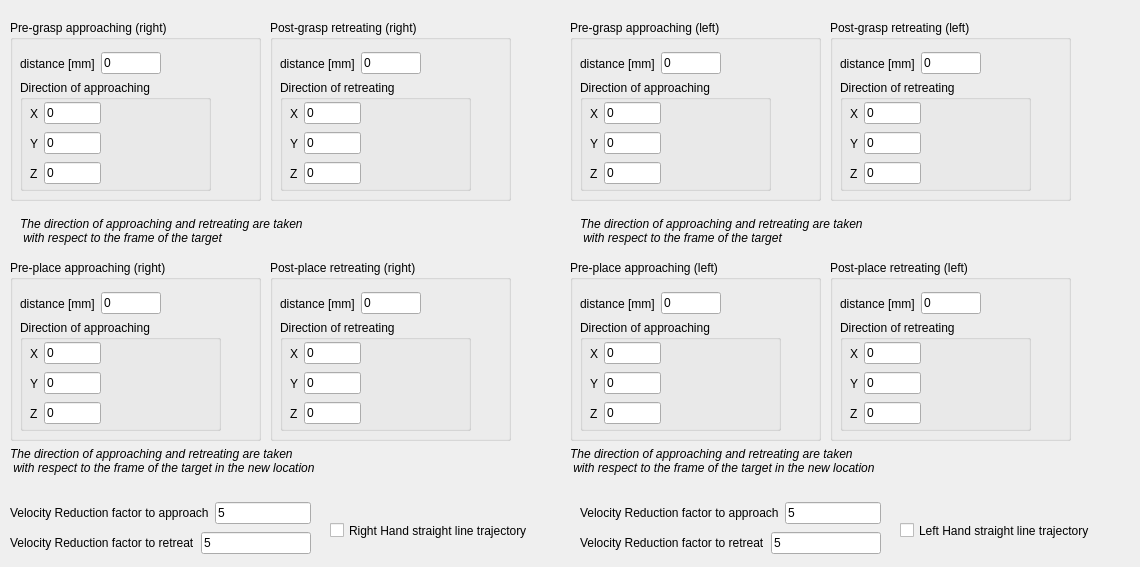
   <widget class="QWidget" name="tab_huml_pick">
    <attribute name="title">
     <string>Pick &amp;&amp; Place settings</string>
    </attribute>
    <widget class="QGroupBox" name="groupBox_pre_grasp_right">
     <property name="geometry">
      <rect>
       <x>10</x>
       <y>20</y>
       <width>251</width>
       <height>181</height>
      </rect>
     </property>
     <property name="title">
      <string>Pre-grasp approaching (right)</string>
     </property>
     <widget class="QWidget" name="layoutWidget_dist">
      <property name="geometry">
       <rect>
        <x>10</x>
        <y>30</y>
        <width>141</width>
        <height>27</height>
       </rect>
      </property>
      <layout class="QHBoxLayout" name="horizontalLayout_16">
       <item>
        <widget class="QLabel" name="label_31">
         <property name="text">
          <string>distance [mm]</string>
         </property>
        </widget>
       </item>
       <item>
        <widget class="QLineEdit" name="lineEdit_pre_grasp_dist_right">
         <property name="text">
          <string>0</string>
         </property>
        </widget>
       </item>
      </layout>
     </widget>
     <widget class="QGroupBox" name="groupBox_9">
      <property name="geometry">
       <rect>
        <x>10</x>
        <y>60</y>
        <width>191</width>
        <height>111</height>
       </rect>
      </property>
      <property name="title">
       <string>Direction of approaching</string>
      </property>
      <widget class="QWidget" name="layoutWidget_12">
       <property name="geometry">
        <rect>
         <x>10</x>
         <y>50</y>
         <width>71</width>
         <height>27</height>
        </rect>
       </property>
       <layout class="QHBoxLayout" name="horizontalLayout_29">
        <item>
         <widget class="QLabel" name="label_97">
          <property name="text">
           <string>Y</string>
          </property>
         </widget>
        </item>
        <item>
         <widget class="QLineEdit" name="lineEdit_pre_grasp_y_right">
          <property name="text">
           <string>0</string>
          </property>
         </widget>
        </item>
       </layout>
      </widget>
      <widget class="QWidget" name="layoutWidget_13">
       <property name="geometry">
        <rect>
         <x>10</x>
         <y>80</y>
         <width>71</width>
         <height>27</height>
        </rect>
       </property>
       <layout class="QHBoxLayout" name="horizontalLayout_30">
        <item>
         <widget class="QLabel" name="label_98">
          <property name="text">
           <string>Z</string>
          </property>
         </widget>
        </item>
        <item>
         <widget class="QLineEdit" name="lineEdit_pre_grasp_z_right">
          <property name="text">
           <string>0</string>
          </property>
         </widget>
        </item>
       </layout>
      </widget>
      <widget class="QWidget" name="layoutWidget_eng_tol_pos_3">
       <property name="geometry">
        <rect>
         <x>10</x>
         <y>20</y>
         <width>71</width>
         <height>27</height>
        </rect>
       </property>
       <layout class="QHBoxLayout" name="horizontalLayout_31">
        <item>
         <widget class="QLabel" name="label_99">
          <property name="text">
           <string>X</string>
          </property>
         </widget>
        </item>
        <item>
         <widget class="QLineEdit" name="lineEdit_pre_grasp_x_right">
          <property name="text">
           <string>0</string>
          </property>
         </widget>
        </item>
       </layout>
      </widget>
     </widget>
    </widget>
    <widget class="QGroupBox" name="groupBox_post_grasp_right">
     <property name="geometry">
      <rect>
       <x>270</x>
       <y>20</y>
       <width>241</width>
       <height>181</height>
      </rect>
     </property>
     <property name="title">
      <string>Post-grasp retreating (right)</string>
     </property>
     <widget class="QWidget" name="layoutWidget_dist_2">
      <property name="geometry">
       <rect>
        <x>10</x>
        <y>30</y>
        <width>141</width>
        <height>27</height>
       </rect>
      </property>
      <layout class="QHBoxLayout" name="horizontalLayout_18">
       <item>
        <widget class="QLabel" name="label_33">
         <property name="text">
          <string>distance [mm]</string>
         </property>
        </widget>
       </item>
       <item>
        <widget class="QLineEdit" name="lineEdit_post_grasp_dist_right">
         <property name="text">
          <string>0</string>
         </property>
        </widget>
       </item>
      </layout>
     </widget>
     <widget class="QGroupBox" name="groupBox_10">
      <property name="geometry">
       <rect>
        <x>10</x>
        <y>60</y>
        <width>191</width>
        <height>111</height>
       </rect>
      </property>
      <property name="title">
       <string>Direction of retreating</string>
      </property>
      <widget class="QWidget" name="layoutWidget_14">
       <property name="geometry">
        <rect>
         <x>10</x>
         <y>50</y>
         <width>71</width>
         <height>27</height>
        </rect>
       </property>
       <layout class="QHBoxLayout" name="horizontalLayout_32">
        <item>
         <widget class="QLabel" name="label_100">
          <property name="text">
           <string>Y</string>
          </property>
         </widget>
        </item>
        <item>
         <widget class="QLineEdit" name="lineEdit_post_grasp_y_right">
          <property name="text">
           <string>0</string>
          </property>
         </widget>
        </item>
       </layout>
      </widget>
      <widget class="QWidget" name="layoutWidget_15">
       <property name="geometry">
        <rect>
         <x>10</x>
         <y>80</y>
         <width>71</width>
         <height>27</height>
        </rect>
       </property>
       <layout class="QHBoxLayout" name="horizontalLayout_33">
        <item>
         <widget class="QLabel" name="label_101">
          <property name="text">
           <string>Z</string>
          </property>
         </widget>
        </item>
        <item>
         <widget class="QLineEdit" name="lineEdit_post_grasp_z_right">
          <property name="text">
           <string>0</string>
          </property>
         </widget>
        </item>
       </layout>
      </widget>
      <widget class="QWidget" name="layoutWidget_eng_tol_pos_4">
       <property name="geometry">
        <rect>
         <x>10</x>
         <y>20</y>
         <width>71</width>
         <height>27</height>
        </rect>
       </property>
       <layout class="QHBoxLayout" name="horizontalLayout_34">
        <item>
         <widget class="QLabel" name="label_102">
          <property name="text">
           <string>X</string>
          </property>
         </widget>
        </item>
        <item>
         <widget class="QLineEdit" name="lineEdit_post_grasp_x_right">
          <property name="text">
           <string>0</string>
          </property>
         </widget>
        </item>
       </layout>
      </widget>
     </widget>
    </widget>
    <widget class="QLabel" name="label_pick_right">
     <property name="geometry">
      <rect>
       <x>20</x>
       <y>210</y>
       <width>331</width>
       <height>41</height>
      </rect>
     </property>
     <property name="font">
      <font>
       <italic>true</italic>
       <underline>false</underline>
      </font>
     </property>
     <property name="text">
      <string>The direction of approaching and retreating are taken 
 with respect to the frame of the target</string>
     </property>
    </widget>
    <widget class="QGroupBox" name="groupBox_pre_place_right">
     <property name="geometry">
      <rect>
       <x>10</x>
       <y>260</y>
       <width>251</width>
       <height>181</height>
      </rect>
     </property>
     <property name="title">
      <string>Pre-place approaching (right)</string>
     </property>
     <widget class="QWidget" name="layoutWidget_dist_5">
      <property name="geometry">
       <rect>
        <x>10</x>
        <y>30</y>
        <width>141</width>
        <height>27</height>
       </rect>
      </property>
      <layout class="QHBoxLayout" name="horizontalLayout_101">
       <item>
        <widget class="QLabel" name="label_186">
         <property name="text">
          <string>distance [mm]</string>
         </property>
        </widget>
       </item>
       <item>
        <widget class="QLineEdit" name="lineEdit_pre_place_dist_right">
         <property name="text">
          <string>0</string>
         </property>
        </widget>
       </item>
      </layout>
     </widget>
     <widget class="QGroupBox" name="groupBox_13">
      <property name="geometry">
       <rect>
        <x>10</x>
        <y>60</y>
        <width>201</width>
        <height>111</height>
       </rect>
      </property>
      <property name="title">
       <string>Direction of approaching</string>
      </property>
      <widget class="QWidget" name="layoutWidget_24">
       <property name="geometry">
        <rect>
         <x>10</x>
         <y>50</y>
         <width>71</width>
         <height>27</height>
        </rect>
       </property>
       <layout class="QHBoxLayout" name="horizontalLayout_102">
        <item>
         <widget class="QLabel" name="label_187">
          <property name="text">
           <string>Y</string>
          </property>
         </widget>
        </item>
        <item>
         <widget class="QLineEdit" name="lineEdit_pre_place_y_right">
          <property name="text">
           <string>0</string>
          </property>
         </widget>
        </item>
       </layout>
      </widget>
      <widget class="QWidget" name="layoutWidget_25">
       <property name="geometry">
        <rect>
         <x>10</x>
         <y>80</y>
         <width>71</width>
         <height>27</height>
        </rect>
       </property>
       <layout class="QHBoxLayout" name="horizontalLayout_103">
        <item>
         <widget class="QLabel" name="label_188">
          <property name="text">
           <string>Z</string>
          </property>
         </widget>
        </item>
        <item>
         <widget class="QLineEdit" name="lineEdit_pre_place_z_right">
          <property name="text">
           <string>0</string>
          </property>
         </widget>
        </item>
       </layout>
      </widget>
      <widget class="QWidget" name="layoutWidget_eng_tol_pos_9">
       <property name="geometry">
        <rect>
         <x>10</x>
         <y>20</y>
         <width>71</width>
         <height>27</height>
        </rect>
       </property>
       <layout class="QHBoxLayout" name="horizontalLayout_104">
        <item>
         <widget class="QLabel" name="label_189">
          <property name="text">
           <string>X</string>
          </property>
         </widget>
        </item>
        <item>
         <widget class="QLineEdit" name="lineEdit_pre_place_x_right">
          <property name="text">
           <string>0</string>
          </property>
         </widget>
        </item>
       </layout>
      </widget>
     </widget>
    </widget>
    <widget class="QLabel" name="label_place_right">
     <property name="geometry">
      <rect>
       <x>10</x>
       <y>440</y>
       <width>361</width>
       <height>41</height>
      </rect>
     </property>
     <property name="font">
      <font>
       <italic>true</italic>
       <underline>false</underline>
      </font>
     </property>
     <property name="text">
      <string>The direction of approaching and retreating are taken 
 with respect to the frame of the target in the new location</string>
     </property>
    </widget>
    <widget class="QGroupBox" name="groupBox_post_place_right">
     <property name="geometry">
      <rect>
       <x>270</x>
       <y>260</y>
       <width>241</width>
       <height>181</height>
      </rect>
     </property>
     <property name="title">
      <string>Post-place retreating (right)</string>
     </property>
     <widget class="QWidget" name="layoutWidget_dist_6">
      <property name="geometry">
       <rect>
        <x>10</x>
        <y>30</y>
        <width>141</width>
        <height>27</height>
       </rect>
      </property>
      <layout class="QHBoxLayout" name="horizontalLayout_105">
       <item>
        <widget class="QLabel" name="label_190">
         <property name="text">
          <string>distance [mm]</string>
         </property>
        </widget>
       </item>
       <item>
        <widget class="QLineEdit" name="lineEdit_post_place_dist_right">
         <property name="text">
          <string>0</string>
         </property>
        </widget>
       </item>
      </layout>
     </widget>
     <widget class="QGroupBox" name="groupBox_14">
      <property name="geometry">
       <rect>
        <x>10</x>
        <y>60</y>
        <width>191</width>
        <height>111</height>
       </rect>
      </property>
      <property name="title">
       <string>Direction of retreating</string>
      </property>
      <widget class="QWidget" name="layoutWidget_26">
       <property name="geometry">
        <rect>
         <x>10</x>
         <y>50</y>
         <width>71</width>
         <height>27</height>
        </rect>
       </property>
       <layout class="QHBoxLayout" name="horizontalLayout_106">
        <item>
         <widget class="QLabel" name="label_191">
          <property name="text">
           <string>Y</string>
          </property>
         </widget>
        </item>
        <item>
         <widget class="QLineEdit" name="lineEdit_post_place_y_right">
          <property name="text">
           <string>0</string>
          </property>
         </widget>
        </item>
       </layout>
      </widget>
      <widget class="QWidget" name="layoutWidget_27">
       <property name="geometry">
        <rect>
         <x>10</x>
         <y>80</y>
         <width>71</width>
         <height>27</height>
        </rect>
       </property>
       <layout class="QHBoxLayout" name="horizontalLayout_107">
        <item>
         <widget class="QLabel" name="label_192">
          <property name="text">
           <string>Z</string>
          </property>
         </widget>
        </item>
        <item>
         <widget class="QLineEdit" name="lineEdit_post_place_z_right">
          <property name="text">
           <string>0</string>
          </property>
         </widget>
        </item>
       </layout>
      </widget>
      <widget class="QWidget" name="layoutWidget_eng_tol_pos_10">
       <property name="geometry">
        <rect>
         <x>10</x>
         <y>20</y>
         <width>71</width>
         <height>27</height>
        </rect>
       </property>
       <layout class="QHBoxLayout" name="horizontalLayout_108">
        <item>
         <widget class="QLabel" name="label_193">
          <property name="text">
           <string>X</string>
          </property>
         </widget>
        </item>
        <item>
         <widget class="QLineEdit" name="lineEdit_post_place_x_right">
          <property name="text">
           <string>0</string>
          </property>
         </widget>
        </item>
       </layout>
      </widget>
     </widget>
    </widget>
    <widget class="QCheckBox" name="checkBox_straight_line_right">
     <property name="geometry">
      <rect>
       <x>330</x>
       <y>520</y>
       <width>241</width>
       <height>21</height>
      </rect>
     </property>
     <property name="text">
      <string>Right Hand straight line trajectory</string>
     </property>
    </widget>
    <widget class="QWidget" name="layoutWidget">
     <property name="geometry">
      <rect>
       <x>10</x>
       <y>500</y>
       <width>301</width>
       <height>58</height>
      </rect>
     </property>
     <layout class="QVBoxLayout" name="verticalLayout_28">
      <item>
       <layout class="QHBoxLayout" name="horizontalLayout_14">
        <item>
         <widget class="QLabel" name="label_194">
          <property name="text">
           <string>Velocity Reduction factor to approach</string>
          </property>
         </widget>
        </item>
        <item>
         <widget class="QLineEdit" name="lineEdit_w_red_app_right">
          <property name="text">
           <string>5</string>
          </property>
         </widget>
        </item>
       </layout>
      </item>
      <item>
       <layout class="QHBoxLayout" name="horizontalLayout_21">
        <item>
         <widget class="QLabel" name="label_195">
          <property name="text">
           <string>Velocity Reduction factor to retreat</string>
          </property>
         </widget>
        </item>
        <item>
         <widget class="QLineEdit" name="lineEdit_w_red_ret_right">
          <property name="text">
           <string>5</string>
          </property>
         </widget>
        </item>
       </layout>
      </item>
     </layout>
    </widget>
    <widget class="QLabel" name="label_pick_left">
     <property name="geometry">
      <rect>
       <x>580</x>
       <y>210</y>
       <width>331</width>
       <height>41</height>
      </rect>
     </property>
     <property name="font">
      <font>
       <italic>true</italic>
       <underline>false</underline>
      </font>
     </property>
     <property name="text">
      <string>The direction of approaching and retreating are taken 
 with respect to the frame of the target</string>
     </property>
    </widget>
    <widget class="QGroupBox" name="groupBox_post_grasp_left">
     <property name="geometry">
      <rect>
       <x>830</x>
       <y>20</y>
       <width>241</width>
       <height>181</height>
      </rect>
     </property>
     <property name="title">
      <string>Post-grasp retreating (left)</string>
     </property>
     <widget class="QWidget" name="layoutWidget_dist_9">
      <property name="geometry">
       <rect>
        <x>10</x>
        <y>30</y>
        <width>141</width>
        <height>27</height>
       </rect>
      </property>
      <layout class="QHBoxLayout" name="horizontalLayout_138">
       <item>
        <widget class="QLabel" name="label_337">
         <property name="text">
          <string>distance [mm]</string>
         </property>
        </widget>
       </item>
       <item>
        <widget class="QLineEdit" name="lineEdit_post_grasp_dist_left">
         <property name="text">
          <string>0</string>
         </property>
        </widget>
       </item>
      </layout>
     </widget>
     <widget class="QGroupBox" name="groupBox_24">
      <property name="geometry">
       <rect>
        <x>10</x>
        <y>60</y>
        <width>191</width>
        <height>111</height>
       </rect>
      </property>
      <property name="title">
       <string>Direction of retreating</string>
      </property>
      <widget class="QWidget" name="layoutWidget_46">
       <property name="geometry">
        <rect>
         <x>10</x>
         <y>50</y>
         <width>71</width>
         <height>27</height>
        </rect>
       </property>
       <layout class="QHBoxLayout" name="horizontalLayout_139">
        <item>
         <widget class="QLabel" name="label_338">
          <property name="text">
           <string>Y</string>
          </property>
         </widget>
        </item>
        <item>
         <widget class="QLineEdit" name="lineEdit_post_grasp_y_left">
          <property name="text">
           <string>0</string>
          </property>
         </widget>
        </item>
       </layout>
      </widget>
      <widget class="QWidget" name="layoutWidget_47">
       <property name="geometry">
        <rect>
         <x>10</x>
         <y>80</y>
         <width>71</width>
         <height>27</height>
        </rect>
       </property>
       <layout class="QHBoxLayout" name="horizontalLayout_140">
        <item>
         <widget class="QLabel" name="label_339">
          <property name="text">
           <string>Z</string>
          </property>
         </widget>
        </item>
        <item>
         <widget class="QLineEdit" name="lineEdit_post_grasp_z_left">
          <property name="text">
           <string>0</string>
          </property>
         </widget>
        </item>
       </layout>
      </widget>
      <widget class="QWidget" name="layoutWidget_eng_tol_pos_15">
       <property name="geometry">
        <rect>
         <x>10</x>
         <y>20</y>
         <width>71</width>
         <height>27</height>
        </rect>
       </property>
       <layout class="QHBoxLayout" name="horizontalLayout_141">
        <item>
         <widget class="QLabel" name="label_340">
          <property name="text">
           <string>X</string>
          </property>
         </widget>
        </item>
        <item>
         <widget class="QLineEdit" name="lineEdit_post_grasp_x_left">
          <property name="text">
           <string>0</string>
          </property>
         </widget>
        </item>
       </layout>
      </widget>
     </widget>
    </widget>
    <widget class="QGroupBox" name="groupBox_pre_grasp_left">
     <property name="geometry">
      <rect>
       <x>570</x>
       <y>20</y>
       <width>251</width>
       <height>181</height>
      </rect>
     </property>
     <property name="title">
      <string>Pre-grasp approaching (left)</string>
     </property>
     <widget class="QWidget" name="layoutWidget_dist_10">
      <property name="geometry">
       <rect>
        <x>10</x>
        <y>30</y>
        <width>141</width>
        <height>27</height>
       </rect>
      </property>
      <layout class="QHBoxLayout" name="horizontalLayout_142">
       <item>
        <widget class="QLabel" name="label_341">
         <property name="text">
          <string>distance [mm]</string>
         </property>
        </widget>
       </item>
       <item>
        <widget class="QLineEdit" name="lineEdit_pre_grasp_dist_left">
         <property name="text">
          <string>0</string>
         </property>
        </widget>
       </item>
      </layout>
     </widget>
     <widget class="QGroupBox" name="groupBox_25">
      <property name="geometry">
       <rect>
        <x>10</x>
        <y>60</y>
        <width>191</width>
        <height>111</height>
       </rect>
      </property>
      <property name="title">
       <string>Direction of approaching</string>
      </property>
      <widget class="QWidget" name="layoutWidget_48">
       <property name="geometry">
        <rect>
         <x>10</x>
         <y>50</y>
         <width>71</width>
         <height>27</height>
        </rect>
       </property>
       <layout class="QHBoxLayout" name="horizontalLayout_143">
        <item>
         <widget class="QLabel" name="label_342">
          <property name="text">
           <string>Y</string>
          </property>
         </widget>
        </item>
        <item>
         <widget class="QLineEdit" name="lineEdit_pre_grasp_y_left">
          <property name="text">
           <string>0</string>
          </property>
         </widget>
        </item>
       </layout>
      </widget>
      <widget class="QWidget" name="layoutWidget_49">
       <property name="geometry">
        <rect>
         <x>10</x>
         <y>80</y>
         <width>71</width>
         <height>27</height>
        </rect>
       </property>
       <layout class="QHBoxLayout" name="horizontalLayout_144">
        <item>
         <widget class="QLabel" name="label_343">
          <property name="text">
           <string>Z</string>
          </property>
         </widget>
        </item>
        <item>
         <widget class="QLineEdit" name="lineEdit_pre_grasp_z_left">
          <property name="text">
           <string>0</string>
          </property>
         </widget>
        </item>
       </layout>
      </widget>
      <widget class="QWidget" name="layoutWidget_eng_tol_pos_16">
       <property name="geometry">
        <rect>
         <x>10</x>
         <y>20</y>
         <width>71</width>
         <height>27</height>
        </rect>
       </property>
       <layout class="QHBoxLayout" name="horizontalLayout_145">
        <item>
         <widget class="QLabel" name="label_344">
          <property name="text">
           <string>X</string>
          </property>
         </widget>
        </item>
        <item>
         <widget class="QLineEdit" name="lineEdit_pre_grasp_x_left">
          <property name="text">
           <string>0</string>
          </property>
         </widget>
        </item>
       </layout>
      </widget>
     </widget>
    </widget>
    <widget class="QLabel" name="label_place_left">
     <property name="geometry">
      <rect>
       <x>570</x>
       <y>440</y>
       <width>361</width>
       <height>41</height>
      </rect>
     </property>
     <property name="font">
      <font>
       <italic>true</italic>
       <underline>false</underline>
      </font>
     </property>
     <property name="text">
      <string>The direction of approaching and retreating are taken 
 with respect to the frame of the target in the new location</string>
     </property>
    </widget>
    <widget class="QGroupBox" name="groupBox_post_place_left">
     <property name="geometry">
      <rect>
       <x>830</x>
       <y>260</y>
       <width>241</width>
       <height>181</height>
      </rect>
     </property>
     <property name="title">
      <string>Post-place retreating (left)</string>
     </property>
     <widget class="QWidget" name="layoutWidget_dist_11">
      <property name="geometry">
       <rect>
        <x>10</x>
        <y>30</y>
        <width>141</width>
        <height>27</height>
       </rect>
      </property>
      <layout class="QHBoxLayout" name="horizontalLayout_146">
       <item>
        <widget class="QLabel" name="label_345">
         <property name="text">
          <string>distance [mm]</string>
         </property>
        </widget>
       </item>
       <item>
        <widget class="QLineEdit" name="lineEdit_post_place_dist_left">
         <property name="text">
          <string>0</string>
         </property>
        </widget>
       </item>
      </layout>
     </widget>
     <widget class="QGroupBox" name="groupBox_26">
      <property name="geometry">
       <rect>
        <x>10</x>
        <y>60</y>
        <width>191</width>
        <height>111</height>
       </rect>
      </property>
      <property name="title">
       <string>Direction of retreating</string>
      </property>
      <widget class="QWidget" name="layoutWidget_50">
       <property name="geometry">
        <rect>
         <x>10</x>
         <y>50</y>
         <width>71</width>
         <height>27</height>
        </rect>
       </property>
       <layout class="QHBoxLayout" name="horizontalLayout_147">
        <item>
         <widget class="QLabel" name="label_346">
          <property name="text">
           <string>Y</string>
          </property>
         </widget>
        </item>
        <item>
         <widget class="QLineEdit" name="lineEdit_post_place_y_left">
          <property name="text">
           <string>0</string>
          </property>
         </widget>
        </item>
       </layout>
      </widget>
      <widget class="QWidget" name="layoutWidget_51">
       <property name="geometry">
        <rect>
         <x>10</x>
         <y>80</y>
         <width>71</width>
         <height>27</height>
        </rect>
       </property>
       <layout class="QHBoxLayout" name="horizontalLayout_148">
        <item>
         <widget class="QLabel" name="label_347">
          <property name="text">
           <string>Z</string>
          </property>
         </widget>
        </item>
        <item>
         <widget class="QLineEdit" name="lineEdit_post_place_z_left">
          <property name="text">
           <string>0</string>
          </property>
         </widget>
        </item>
       </layout>
      </widget>
      <widget class="QWidget" name="layoutWidget_eng_tol_pos_17">
       <property name="geometry">
        <rect>
         <x>10</x>
         <y>20</y>
         <width>71</width>
         <height>27</height>
        </rect>
       </property>
       <layout class="QHBoxLayout" name="horizontalLayout_149">
        <item>
         <widget class="QLabel" name="label_348">
          <property name="text">
           <string>X</string>
          </property>
         </widget>
        </item>
        <item>
         <widget class="QLineEdit" name="lineEdit_post_place_x_left">
          <property name="text">
           <string>0</string>
          </property>
         </widget>
        </item>
       </layout>
      </widget>
     </widget>
    </widget>
    <widget class="QGroupBox" name="groupBox_pre_place_left">
     <property name="geometry">
      <rect>
       <x>570</x>
       <y>260</y>
       <width>251</width>
       <height>181</height>
      </rect>
     </property>
     <property name="title">
      <string>Pre-place approaching (left)</string>
     </property>
     <widget class="QWidget" name="layoutWidget_dist_12">
      <property name="geometry">
       <rect>
        <x>10</x>
        <y>30</y>
        <width>141</width>
        <height>27</height>
       </rect>
      </property>
      <layout class="QHBoxLayout" name="horizontalLayout_150">
       <item>
        <widget class="QLabel" name="label_349">
         <property name="text">
          <string>distance [mm]</string>
         </property>
        </widget>
       </item>
       <item>
        <widget class="QLineEdit" name="lineEdit_pre_place_dist_left">
         <property name="text">
          <string>0</string>
         </property>
        </widget>
       </item>
      </layout>
     </widget>
     <widget class="QGroupBox" name="groupBox_27">
      <property name="geometry">
       <rect>
        <x>10</x>
        <y>60</y>
        <width>201</width>
        <height>111</height>
       </rect>
      </property>
      <property name="title">
       <string>Direction of approaching</string>
      </property>
      <widget class="QWidget" name="layoutWidget_52">
       <property name="geometry">
        <rect>
         <x>10</x>
         <y>50</y>
         <width>71</width>
         <height>27</height>
        </rect>
       </property>
       <layout class="QHBoxLayout" name="horizontalLayout_151">
        <item>
         <widget class="QLabel" name="label_350">
          <property name="text">
           <string>Y</string>
          </property>
         </widget>
        </item>
        <item>
         <widget class="QLineEdit" name="lineEdit_pre_place_y_left">
          <property name="text">
           <string>0</string>
          </property>
         </widget>
        </item>
       </layout>
      </widget>
      <widget class="QWidget" name="layoutWidget_53">
       <property name="geometry">
        <rect>
         <x>10</x>
         <y>80</y>
         <width>71</width>
         <height>27</height>
        </rect>
       </property>
       <layout class="QHBoxLayout" name="horizontalLayout_152">
        <item>
         <widget class="QLabel" name="label_351">
          <property name="text">
           <string>Z</string>
          </property>
         </widget>
        </item>
        <item>
         <widget class="QLineEdit" name="lineEdit_pre_place_z_left">
          <property name="text">
           <string>0</string>
          </property>
         </widget>
        </item>
       </layout>
      </widget>
      <widget class="QWidget" name="layoutWidget_eng_tol_pos_18">
       <property name="geometry">
        <rect>
         <x>10</x>
         <y>20</y>
         <width>71</width>
         <height>27</height>
        </rect>
       </property>
       <layout class="QHBoxLayout" name="horizontalLayout_153">
        <item>
         <widget class="QLabel" name="label_352">
          <property name="text">
           <string>X</string>
          </property>
         </widget>
        </item>
        <item>
         <widget class="QLineEdit" name="lineEdit_pre_place_x_left">
          <property name="text">
           <string>0</string>
          </property>
         </widget>
        </item>
       </layout>
      </widget>
     </widget>
    </widget>
    <widget class="QWidget" name="layoutWidget_54">
     <property name="geometry">
      <rect>
       <x>580</x>
       <y>500</y>
       <width>301</width>
       <height>58</height>
      </rect>
     </property>
     <layout class="QVBoxLayout" name="verticalLayout_100">
      <item>
       <layout class="QHBoxLayout" name="horizontalLayout_154">
        <item>
         <widget class="QLabel" name="label_353">
          <property name="text">
           <string>Velocity Reduction factor to approach</string>
          </property>
         </widget>
        </item>
        <item>
         <widget class="QLineEdit" name="lineEdit_w_red_app_left">
          <property name="text">
           <string>5</string>
          </property>
         </widget>
        </item>
       </layout>
      </item>
      <item>
       <layout class="QHBoxLayout" name="horizontalLayout_155">
        <item>
         <widget class="QLabel" name="label_354">
          <property name="text">
           <string>Velocity Reduction factor to retreat</string>
          </property>
         </widget>
        </item>
        <item>
         <widget class="QLineEdit" name="lineEdit_w_red_ret_left">
          <property name="text">
           <string>5</string>
          </property>
         </widget>
        </item>
       </layout>
      </item>
     </layout>
    </widget>
    <widget class="QCheckBox" name="checkBox_straight_line_left">
     <property name="geometry">
      <rect>
       <x>900</x>
       <y>520</y>
       <width>231</width>
       <height>21</height>
      </rect>
     </property>
     <property name="text">
      <string>Left Hand straight line trajectory</string>
     </property>
    </widget>
    <zorder>layoutWidget</zorder>
    <zorder>groupBox_pre_grasp_right</zorder>
    <zorder>groupBox_post_grasp_right</zorder>
    <zorder>label_pick_right</zorder>
    <zorder>groupBox_pre_place_right</zorder>
    <zorder>label_place_right</zorder>
    <zorder>groupBox_post_place_right</zorder>
    <zorder>checkBox_straight_line_right</zorder>
    <zorder>label_pick_left</zorder>
    <zorder>groupBox_post_grasp_left</zorder>
    <zorder>groupBox_pre_grasp_left</zorder>
    <zorder>label_place_left</zorder>
    <zorder>groupBox_post_place_left</zorder>
    <zorder>groupBox_pre_place_left</zorder>
    <zorder>layoutWidget_54</zorder>
    <zorder>checkBox_straight_line_left</zorder>
   </widget>
